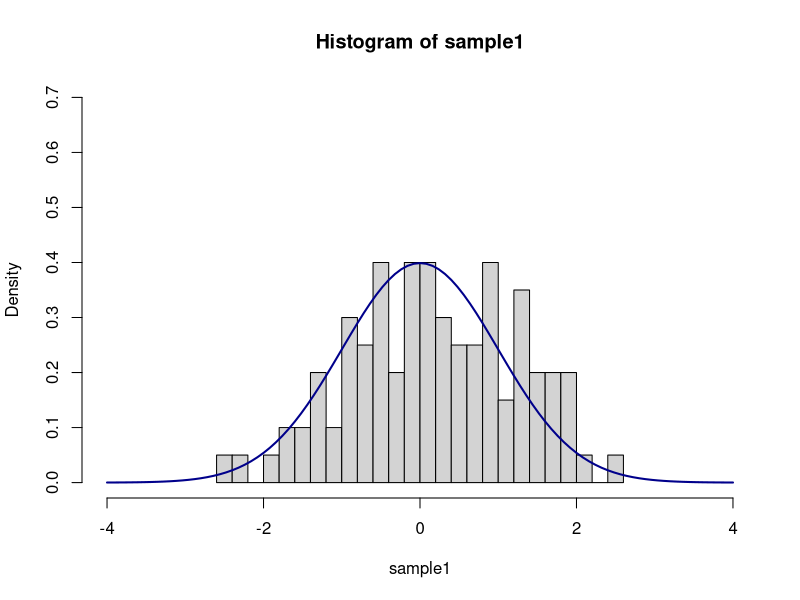
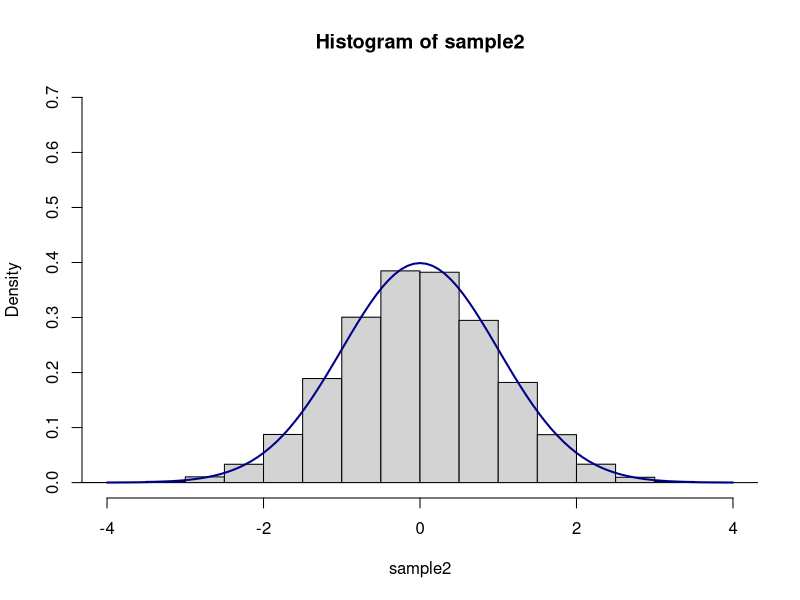
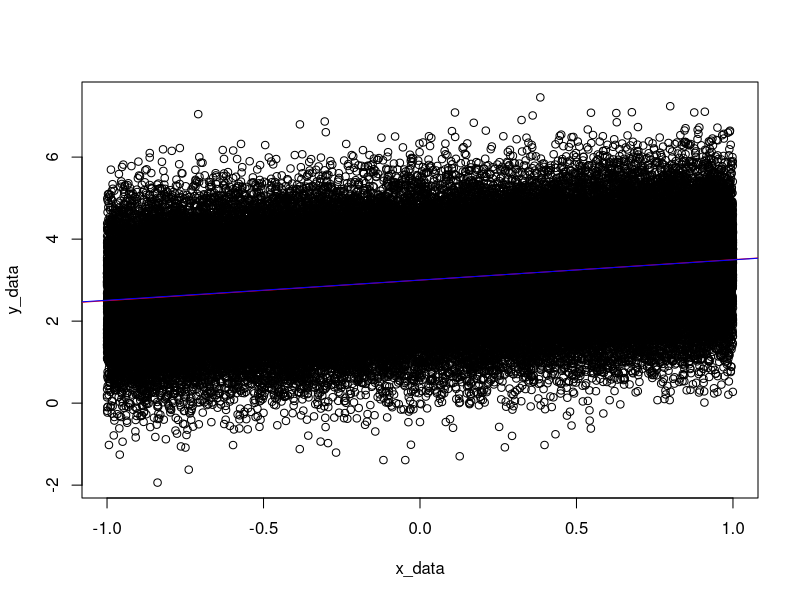
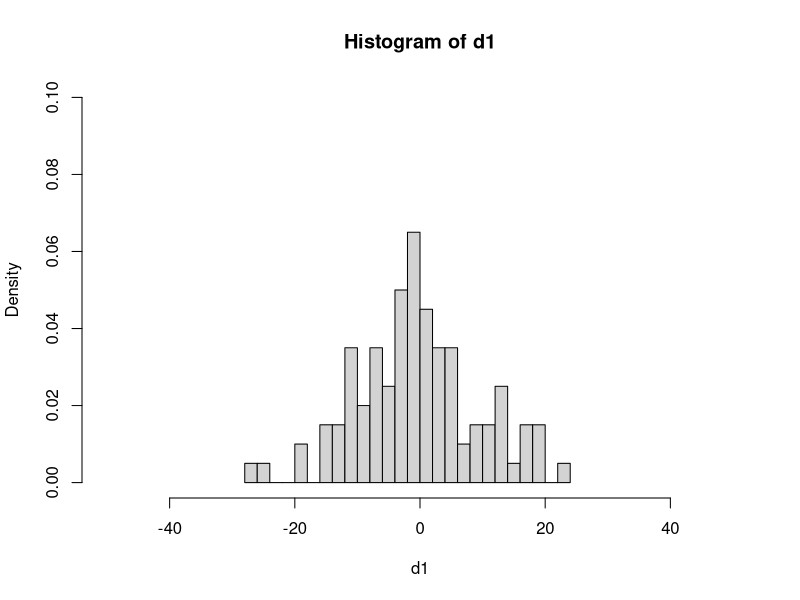
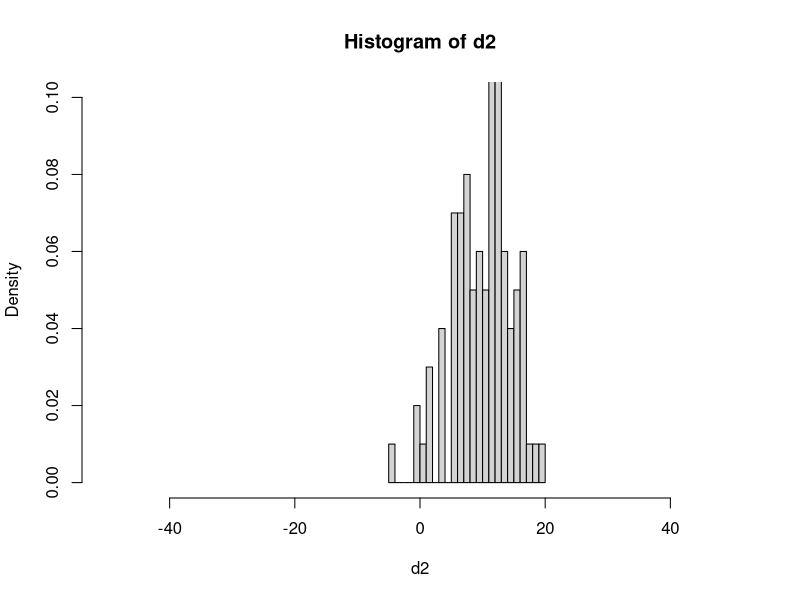
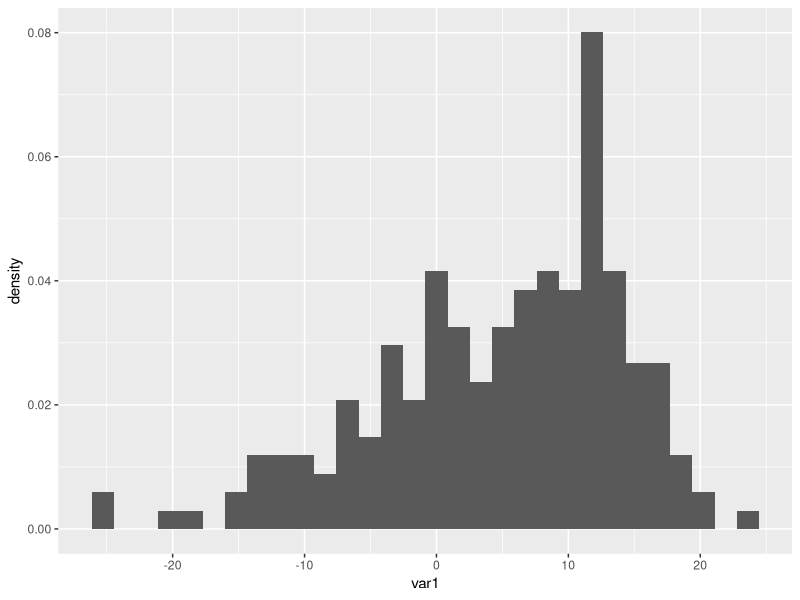
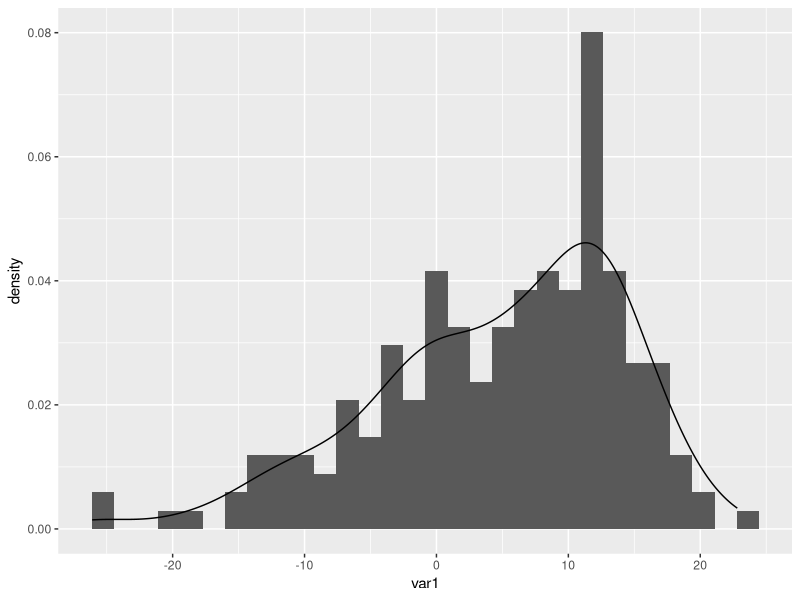
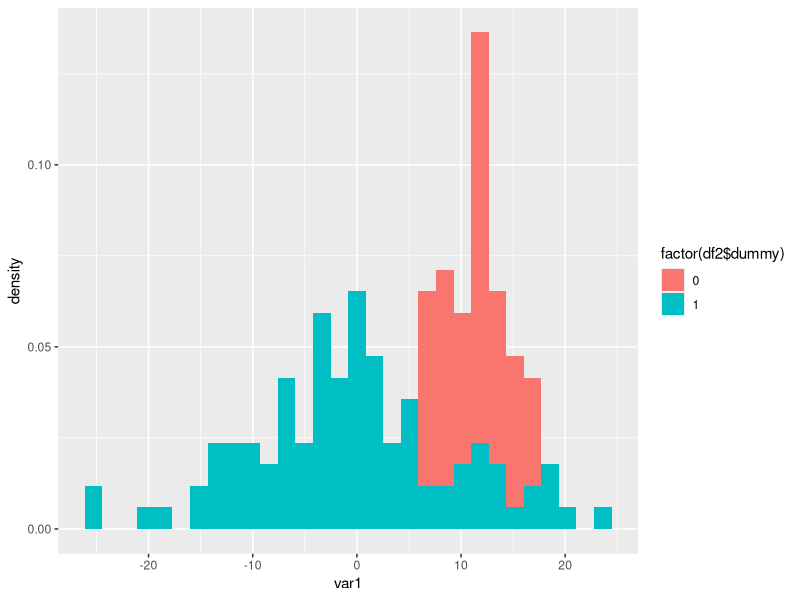

The R script that drew these images, in order:
##################################
######PART I:  SIMULATION#########
######CODE 3-20-19.R##############
##################################

##to simulate 100 draws from the standard normal distribution:
sample1<-rnorm(n=100, mean=0, sd=1)  

##plot histogram
hist(sample1, breaks = 30, prob = TRUE, xlim=c(-4,4), ylim=c(0,.7))

##add density curve to diagram
curve(dnorm(x, mean = 0, sd = 1), col = "darkblue", lwd = 2, add = TRUE)
##dnorm() is the probability density function

##resampling with a much larger sample and plotting
sample2<-rnorm(n=100000, mean=0, sd=1) 
hist(sample2, breaks = 30, prob = TRUE, xlim=c(-4,4), ylim=c(0,.7))
curve(dnorm(x, mean = 0, sd = 1), col = "darkblue", lwd = 2, add = TRUE)

##pnorm() is the cumulative distribution function, F(x), for the normal distribution
##use this instead of using Z-score table from your stats book!
pnorm(0,mean=0, sd=1)  ## P(X<0)
pnorm(2,0,1)  ##P(X<2)
pnorm(1,0,1)-pnorm(-1,0,1)  ## P(X is within 1 sd of the mean)
pnorm(2,0,1)-pnorm(-2,0,1)  ## P(X is within 2 sd of the mean)
pnorm(3,0,1)-pnorm(-3,0,1)  ## P(X is within 2 sd of the mean)


###simulating a DGP for regression estimation###

##sample the error term
n=100000 ##sample size
sigma=1  ##error standard deviation
e<-rnorm(n,0,sigma)  ##draws normally distributed error
x_data<-runif(n,-1,1)  ##generates synthetic x (input) data
B_0=3  ##population intercept term
B_1=1/2  ##population slope term
y_data<-B_0+B_1*x_data+e  ##generates simulated y values from the DGP
plot(x_data, y_data)  ##plot the data
abline(B_0,B_1, col='red')  ##add the population regression line

data<-cbind(y_data, x_data)  ##bind the columns of the y and x data together
df1<-as.data.frame(data)  ##convert to dataframe object
View(df1)  ##view newly created dataframe

M1<-lm(y_data~x_data, df1)  ##estimate linear model
summary(M1)
abline(M1$coefficients[1],M1$coefficients[2], col='blue')


#################################################################
####Part II:  using the ggplot2 package implementation ##########
#################################################################

##need to install these packages before running libraries
library(plyr)  ##adds the plyr library which is useful for data manipulation
library(ggplot2)  ##adds the ggplot2 library package (different system than the BASE package)
?ggplot  ##pulls up the ggplot function documentation

##generate synthetic data
n1=100
n2=100
d1<-rnorm(n1,-2, 10) ##data from group 1
d2<-rnorm(n2,10, 5)  ##data from group 2
##plot each group
hist(d1, breaks = 30, prob = TRUE, xlim=c(-50,50), ylim=c(0,.1))
hist(d2, breaks = 30, prob = TRUE, xlim=c(-50,50), ylim=c(0,.1))
Z1<-as.matrix(c(d1,d2))  ##stack vectors
ones_vec<-rep(1, n1)  ##creates dummy variables for group 1
zeros_vec<-rep(0,n2)  ##creates dummy variables for group 2
Z2<-as.matrix(c(ones_vec, zeros_vec))  ##stacks vectors
View(Z2)
df2<-as.data.frame(cbind(Z1, Z2))  ##creates data frame
View(df2)
colnames(df2)<-c("var1", "dummy")  ##renames columns
##to rename rows, use rownames()

##histogram plot in the ggplot2 package
plot_a<-ggplot(df2,aes(x=var1)) +
  geom_histogram(aes(y=..density..), position = "identity")
plot_a

##add smooth, nonparametric kernel density estimator
plot_b<-ggplot(df2,aes(x=var1)) +
  geom_histogram(aes(y=..density..), position = "identity") +
  geom_density(alpha = .5) ##adds the density function for each group - the alpha parameter controls how transparent the coloring is
plot_b

##histogram plot colored by group
plot_c<-ggplot(df2,aes(x=var1, fill = factor(df2$dummy))) +
  geom_histogram(aes(y=..density..), position = "identity")
plot_c

##historgram plot by group with smooth density function overlay
plot_d<-ggplot(df2,aes(x=var1, fill = factor(df2$dummy))) +
  geom_histogram(aes(y=..density..), position = "identity") +
  geom_density(alpha = .5) ##adds the density function for each group - the alpha parameter controls how transparent the coloring is
plot_d

##historgram plot by group with smooth density function overlay and vertical lines for means for each group
means <- ddply(df2, "dummy", summarise, meanvar1=mean(var1))
plot_e<-ggplot(df2,aes(x=var1, fill = factor(df2$dummy))) +
  geom_histogram(aes(y=..density..), position = "identity") +
  geom_density(alpha = .5) +
  geom_vline(data=means, aes(xintercept=meanvar1, col=factor(means$dummy)), linetype="dashed", size=1)  ##adds vertical line at the mean of each group
plot_e

